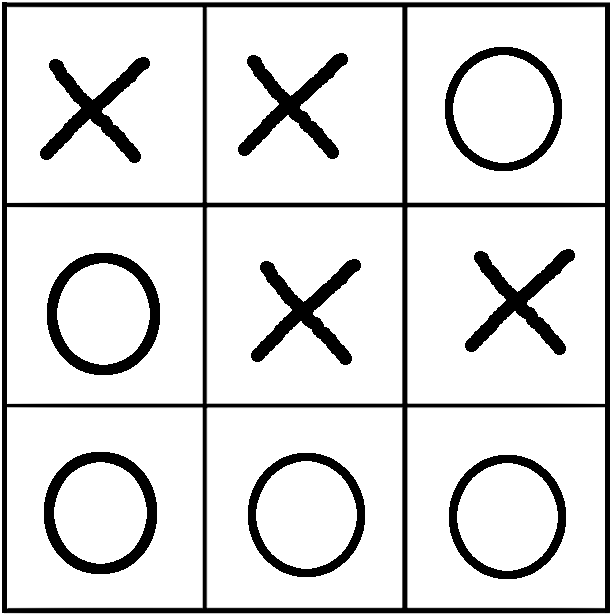
#> input picture test/test3.png, 612 x 615 px
$ python morpion_processing.py
#> lines starting #> are read from the running program, lines starting #| are printed output that depends on the picture; after the words box and inside, x2 and y2 are one past the last pixel; in counts of white or black regions, pixels touching at a corner belong together
import cv2
import pytesseract
import os

# Set the TESSDATA_PREFIX environment variable
os.environ['TESSDATA_PREFIX'] = 'C:/Program Files/Tesseract-OCR/tessdata'

def image_process(img_path):
    # Load the image
    image   = cv2.imread(img_path, 0)

    # binarization of the image
    image   = cv2.threshold(image, 0, 255, cv2.THRESH_BINARY_INV + cv2.THRESH_OTSU)[1]

    # Divide the image into 9 cells
    height, width               = image.shape
    cell_height, cell_width     = height // 3, width // 3
    cells                       = [ [ None for _ in range(3) ] for _ in range(3) ]

    for i in range(3):
        for j in range(3):
            cells[i][j] = image[i*cell_height:(i+1)*cell_height, j*cell_width:(j+1)*cell_width]

    return cells

def character_recognition(cells):
    # OCR for each cells with tesseract
    board = [ [ None for _ in range(3) ] for _ in range(3) ]

    for i in range(3):
        for j in range(3):
            # OCR
            cell = cells[i][j]
            text = pytesseract.image_to_string(cell, config='--psm 10 --oem 3')     # return the character in the cell
            text = text.strip()                                                     # remove any spaces or newlines

            # Check if there is an 'X' or an 'O' in the cell
            if 'X' in text.upper() or 'x' in text.lower():
                board[i][j] = 'X'
            elif 'O' in text.upper() or 'o' in text.lower() or '0' in text:
                board[i][j] = 'O'
            else:
                board[i][j] = ' '

    return board

def winner(board):
    # Display the row in Python
    for row in board:
        print(row)

    cpt = 0
    # Check if there is a winner
    for i in range(3):
        if board[i][0] == board[i][1] == board[i][2] != ' ':
            print(f"\nThe winner is '{board[i][0]}'\n")
            cpt += 1
            break
        if board[0][i] == board[1][i] == board[2][i] != ' ':
            print(f"\nThe winner is '{board[0][i]}'\n")
            cpt += 1
            break

    if board[0][0] == board[1][1] == board[2][2] != ' ':
        print(f"\nThe winner is '{board[0][0]}'\n")
        cpt += 1
    elif board[0][2] == board[1][1] == board[2][0] != ' ':
        print(f"\nThe winner is '{board[0][2]}'\n")
        cpt += 1
    elif(cpt == 0):
        print("\nNo winner\n")

def full_process(img_path):
    cells = image_process(img_path)
#> in image_process, image is the input picture: shape (615, 612); min 0, max 255, mean 219
#> in image_process, `image   = cv2.threshold(image, 0, 255, cv2.THRESH_BINARY_INV + cv2.THR..`:
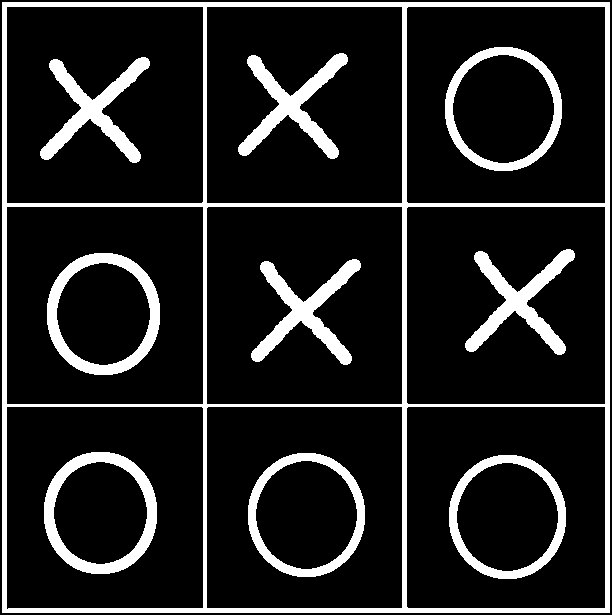
#> image: shape (615, 612); 13.9% white; 10 white regions, largest, box (x1, y1, x2, y2) and area: (2, 2, 610, 613) 21631, (47, 253, 160, 375) 3680, (44, 452, 157, 574) 3680
#> after the loop in image_process, `for i in range(3):`: cells = 3 items
#> cells = 3 items
    board = character_recognition(cells)
#> after the loop in character_recognition, `for i in range(3):`:
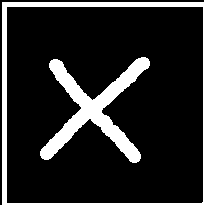
#> cell: shape (205, 204); 14.6% white; 2 white regions, box (x1, y1, x2, y2) and area: (40, 57, 150, 163) 3500, (2, 2, 204, 205) 2591
    winner(board)

# Test all the images in a specific folder
def test_from_folder(folderName):
    for filename in os.listdir(folderName):
        if filename.lower().endswith(('.png', '.jpg', '.jpeg', '.tiff', '.bmp', '.gif')):
            print('filename: ' + filename)
            full_process(folderName + '/' + filename)


full_process('test/test3.png')
#> (the call stopped at in character_recognition, `text = pytesseract.image_to_string(cell, config='--psm 10 --oem 3')`: pytesseract is not available in this run)
